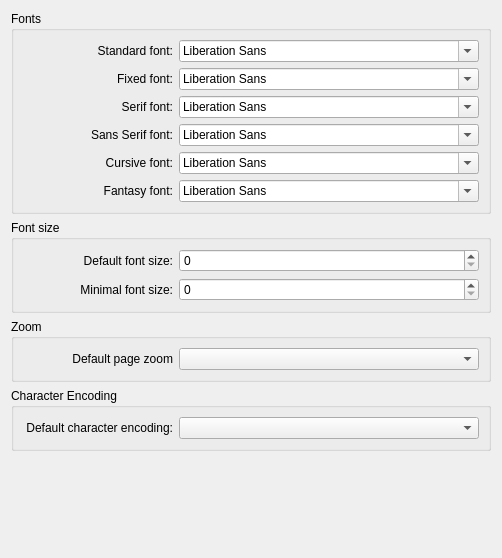
<?xml version="1.0" encoding="UTF-8"?>
<ui version="4.0">
 <class>appearance</class>
 <widget class="QWidget" name="appearance">
  <property name="geometry">
   <rect>
    <x>0</x>
    <y>0</y>
    <width>502</width>
    <height>558</height>
   </rect>
  </property>
  <property name="windowTitle">
   <string>Appearance</string>
  </property>
  <layout class="QVBoxLayout" name="verticalLayout">
   <item>
    <widget class="QGroupBox" name="groupBox">
     <property name="title">
      <string>Fonts</string>
     </property>
     <layout class="QGridLayout" name="gridLayout">
      <item row="0" column="0">
       <widget class="QLabel" name="label">
        <property name="sizePolicy">
         <sizepolicy hsizetype="Expanding" vsizetype="Preferred">
          <horstretch>0</horstretch>
          <verstretch>0</verstretch>
         </sizepolicy>
        </property>
        <property name="minimumSize">
         <size>
          <width>0</width>
          <height>0</height>
         </size>
        </property>
        <property name="text">
         <string>Standard font:</string>
        </property>
        <property name="alignment">
         <set>Qt::AlignRight|Qt::AlignTrailing|Qt::AlignVCenter</set>
        </property>
       </widget>
      </item>
      <item row="0" column="1">
       <widget class="QFontComboBox" name="standardFontChooser">
        <property name="sizePolicy">
         <sizepolicy hsizetype="Minimum" vsizetype="Preferred">
          <horstretch>0</horstretch>
          <verstretch>0</verstretch>
         </sizepolicy>
        </property>
        <property name="minimumSize">
         <size>
          <width>300</width>
          <height>0</height>
         </size>
        </property>
       </widget>
      </item>
      <item row="1" column="0">
       <widget class="QLabel" name="label_2">
        <property name="sizePolicy">
         <sizepolicy hsizetype="Expanding" vsizetype="Preferred">
          <horstretch>0</horstretch>
          <verstretch>0</verstretch>
         </sizepolicy>
        </property>
        <property name="minimumSize">
         <size>
          <width>0</width>
          <height>0</height>
         </size>
        </property>
        <property name="text">
         <string>Fixed font:</string>
        </property>
        <property name="alignment">
         <set>Qt::AlignRight|Qt::AlignTrailing|Qt::AlignVCenter</set>
        </property>
       </widget>
      </item>
      <item row="1" column="1">
       <widget class="QFontComboBox" name="fixedFontChooser">
        <property name="sizePolicy">
         <sizepolicy hsizetype="Minimum" vsizetype="Preferred">
          <horstretch>0</horstretch>
          <verstretch>0</verstretch>
         </sizepolicy>
        </property>
        <property name="minimumSize">
         <size>
          <width>300</width>
          <height>0</height>
         </size>
        </property>
       </widget>
      </item>
      <item row="2" column="0">
       <widget class="QLabel" name="label_3">
        <property name="sizePolicy">
         <sizepolicy hsizetype="Expanding" vsizetype="Preferred">
          <horstretch>0</horstretch>
          <verstretch>0</verstretch>
         </sizepolicy>
        </property>
        <property name="minimumSize">
         <size>
          <width>0</width>
          <height>0</height>
         </size>
        </property>
        <property name="text">
         <string>Serif font:</string>
        </property>
        <property name="alignment">
         <set>Qt::AlignRight|Qt::AlignTrailing|Qt::AlignVCenter</set>
        </property>
       </widget>
      </item>
      <item row="2" column="1">
       <widget class="QFontComboBox" name="serifFontChooser">
        <property name="sizePolicy">
         <sizepolicy hsizetype="Minimum" vsizetype="Preferred">
          <horstretch>0</horstretch>
          <verstretch>0</verstretch>
         </sizepolicy>
        </property>
        <property name="minimumSize">
         <size>
          <width>300</width>
          <height>0</height>
         </size>
        </property>
       </widget>
      </item>
      <item row="3" column="0">
       <widget class="QLabel" name="label_6">
        <property name="sizePolicy">
         <sizepolicy hsizetype="Expanding" vsizetype="Preferred">
          <horstretch>0</horstretch>
          <verstretch>0</verstretch>
         </sizepolicy>
        </property>
        <property name="minimumSize">
         <size>
          <width>0</width>
          <height>0</height>
         </size>
        </property>
        <property name="text">
         <string>Sans Serif font:</string>
        </property>
        <property name="alignment">
         <set>Qt::AlignRight|Qt::AlignTrailing|Qt::AlignVCenter</set>
        </property>
       </widget>
      </item>
      <item row="3" column="1">
       <widget class="QFontComboBox" name="sansSerifFontChooser">
        <property name="sizePolicy">
         <sizepolicy hsizetype="Minimum" vsizetype="Preferred">
          <horstretch>0</horstretch>
          <verstretch>0</verstretch>
         </sizepolicy>
        </property>
        <property name="minimumSize">
         <size>
          <width>300</width>
          <height>0</height>
         </size>
        </property>
       </widget>
      </item>
      <item row="4" column="0">
       <widget class="QLabel" name="label_7">
        <property name="sizePolicy">
         <sizepolicy hsizetype="Expanding" vsizetype="Preferred">
          <horstretch>0</horstretch>
          <verstretch>0</verstretch>
         </sizepolicy>
        </property>
        <property name="minimumSize">
         <size>
          <width>0</width>
          <height>0</height>
         </size>
        </property>
        <property name="text">
         <string>Cursive font:</string>
        </property>
        <property name="alignment">
         <set>Qt::AlignRight|Qt::AlignTrailing|Qt::AlignVCenter</set>
        </property>
       </widget>
      </item>
      <item row="4" column="1">
       <widget class="QFontComboBox" name="cursiveFontChooser">
        <property name="sizePolicy">
         <sizepolicy hsizetype="Minimum" vsizetype="Preferred">
          <horstretch>0</horstretch>
          <verstretch>0</verstretch>
         </sizepolicy>
        </property>
        <property name="minimumSize">
         <size>
          <width>300</width>
          <height>0</height>
         </size>
        </property>
       </widget>
      </item>
      <item row="5" column="0">
       <widget class="QLabel" name="label_8">
        <property name="sizePolicy">
         <sizepolicy hsizetype="Expanding" vsizetype="Preferred">
          <horstretch>0</horstretch>
          <verstretch>0</verstretch>
         </sizepolicy>
        </property>
        <property name="minimumSize">
         <size>
          <width>0</width>
          <height>0</height>
         </size>
        </property>
        <property name="text">
         <string>Fantasy font:</string>
        </property>
        <property name="alignment">
         <set>Qt::AlignRight|Qt::AlignTrailing|Qt::AlignVCenter</set>
        </property>
       </widget>
      </item>
      <item row="5" column="1">
       <widget class="QFontComboBox" name="fantasyFontChooser">
        <property name="sizePolicy">
         <sizepolicy hsizetype="Minimum" vsizetype="Preferred">
          <horstretch>0</horstretch>
          <verstretch>0</verstretch>
         </sizepolicy>
        </property>
        <property name="minimumSize">
         <size>
          <width>300</width>
          <height>0</height>
         </size>
        </property>
       </widget>
      </item>
     </layout>
    </widget>
   </item>
   <item>
    <widget class="QGroupBox" name="groupBox_2">
     <property name="title">
      <string>Font size</string>
     </property>
     <layout class="QGridLayout" name="gridLayout_2">
      <item row="1" column="1">
       <widget class="QSpinBox" name="kcfg_minFontSize">
        <property name="sizePolicy">
         <sizepolicy hsizetype="Minimum" vsizetype="Preferred">
          <horstretch>0</horstretch>
          <verstretch>0</verstretch>
         </sizepolicy>
        </property>
        <property name="minimumSize">
         <size>
          <width>300</width>
          <height>0</height>
         </size>
        </property>
       </widget>
      </item>
      <item row="0" column="1">
       <widget class="QSpinBox" name="kcfg_defaultFontSize">
        <property name="sizePolicy">
         <sizepolicy hsizetype="Minimum" vsizetype="Preferred">
          <horstretch>0</horstretch>
          <verstretch>0</verstretch>
         </sizepolicy>
        </property>
        <property name="minimumSize">
         <size>
          <width>300</width>
          <height>0</height>
         </size>
        </property>
       </widget>
      </item>
      <item row="0" column="0">
       <widget class="QLabel" name="label_9">
        <property name="sizePolicy">
         <sizepolicy hsizetype="Expanding" vsizetype="Preferred">
          <horstretch>0</horstretch>
          <verstretch>0</verstretch>
         </sizepolicy>
        </property>
        <property name="minimumSize">
         <size>
          <width>0</width>
          <height>0</height>
         </size>
        </property>
        <property name="text">
         <string>Default font size:</string>
        </property>
        <property name="alignment">
         <set>Qt::AlignRight|Qt::AlignTrailing|Qt::AlignVCenter</set>
        </property>
       </widget>
      </item>
      <item row="1" column="0">
       <widget class="QLabel" name="label_4">
        <property name="sizePolicy">
         <sizepolicy hsizetype="Expanding" vsizetype="Preferred">
          <horstretch>0</horstretch>
          <verstretch>0</verstretch>
         </sizepolicy>
        </property>
        <property name="minimumSize">
         <size>
          <width>0</width>
          <height>0</height>
         </size>
        </property>
        <property name="text">
         <string>Minimal font size:</string>
        </property>
        <property name="alignment">
         <set>Qt::AlignRight|Qt::AlignTrailing|Qt::AlignVCenter</set>
        </property>
       </widget>
      </item>
     </layout>
    </widget>
   </item>
   <item>
    <widget class="QGroupBox" name="groupBox_5">
     <property name="title">
      <string>Zoom</string>
     </property>
     <layout class="QHBoxLayout" name="horizontalLayout_3">
      <item>
       <widget class="QLabel" name="label_11">
        <property name="sizePolicy">
         <sizepolicy hsizetype="Expanding" vsizetype="Preferred">
          <horstretch>0</horstretch>
          <verstretch>0</verstretch>
         </sizepolicy>
        </property>
        <property name="minimumSize">
         <size>
          <width>0</width>
          <height>0</height>
         </size>
        </property>
        <property name="text">
         <string>Default page zoom</string>
        </property>
        <property name="alignment">
         <set>Qt::AlignRight|Qt::AlignTrailing|Qt::AlignVCenter</set>
        </property>
       </widget>
      </item>
      <item>
       <widget class="QComboBox" name="zoomCombo">
        <property name="sizePolicy">
         <sizepolicy hsizetype="Minimum" vsizetype="Fixed">
          <horstretch>0</horstretch>
          <verstretch>0</verstretch>
         </sizepolicy>
        </property>
        <property name="minimumSize">
         <size>
          <width>300</width>
          <height>0</height>
         </size>
        </property>
       </widget>
      </item>
     </layout>
    </widget>
   </item>
   <item>
    <widget class="QGroupBox" name="groupBox_4">
     <property name="title">
      <string>Character Encoding</string>
     </property>
     <layout class="QHBoxLayout" name="horizontalLayout_2">
      <item>
       <widget class="QLabel" name="label_10">
        <property name="sizePolicy">
         <sizepolicy hsizetype="Expanding" vsizetype="Preferred">
          <horstretch>0</horstretch>
          <verstretch>0</verstretch>
         </sizepolicy>
        </property>
        <property name="minimumSize">
         <size>
          <width>0</width>
          <height>0</height>
         </size>
        </property>
        <property name="text">
         <string>Default character encoding:</string>
        </property>
        <property name="alignment">
         <set>Qt::AlignRight|Qt::AlignTrailing|Qt::AlignVCenter</set>
        </property>
       </widget>
      </item>
      <item>
       <widget class="QComboBox" name="encodingCombo">
        <property name="sizePolicy">
         <sizepolicy hsizetype="Minimum" vsizetype="Fixed">
          <horstretch>0</horstretch>
          <verstretch>0</verstretch>
         </sizepolicy>
        </property>
        <property name="minimumSize">
         <size>
          <width>300</width>
          <height>0</height>
         </size>
        </property>
       </widget>
      </item>
     </layout>
    </widget>
   </item>
   <item>
    <spacer name="verticalSpacer_3">
     <property name="orientation">
      <enum>Qt::Vertical</enum>
     </property>
     <property name="sizeHint" stdset="0">
      <size>
       <width>20</width>
       <height>149</height>
      </size>
     </property>
    </spacer>
   </item>
  </layout>
 </widget>
</ui>
